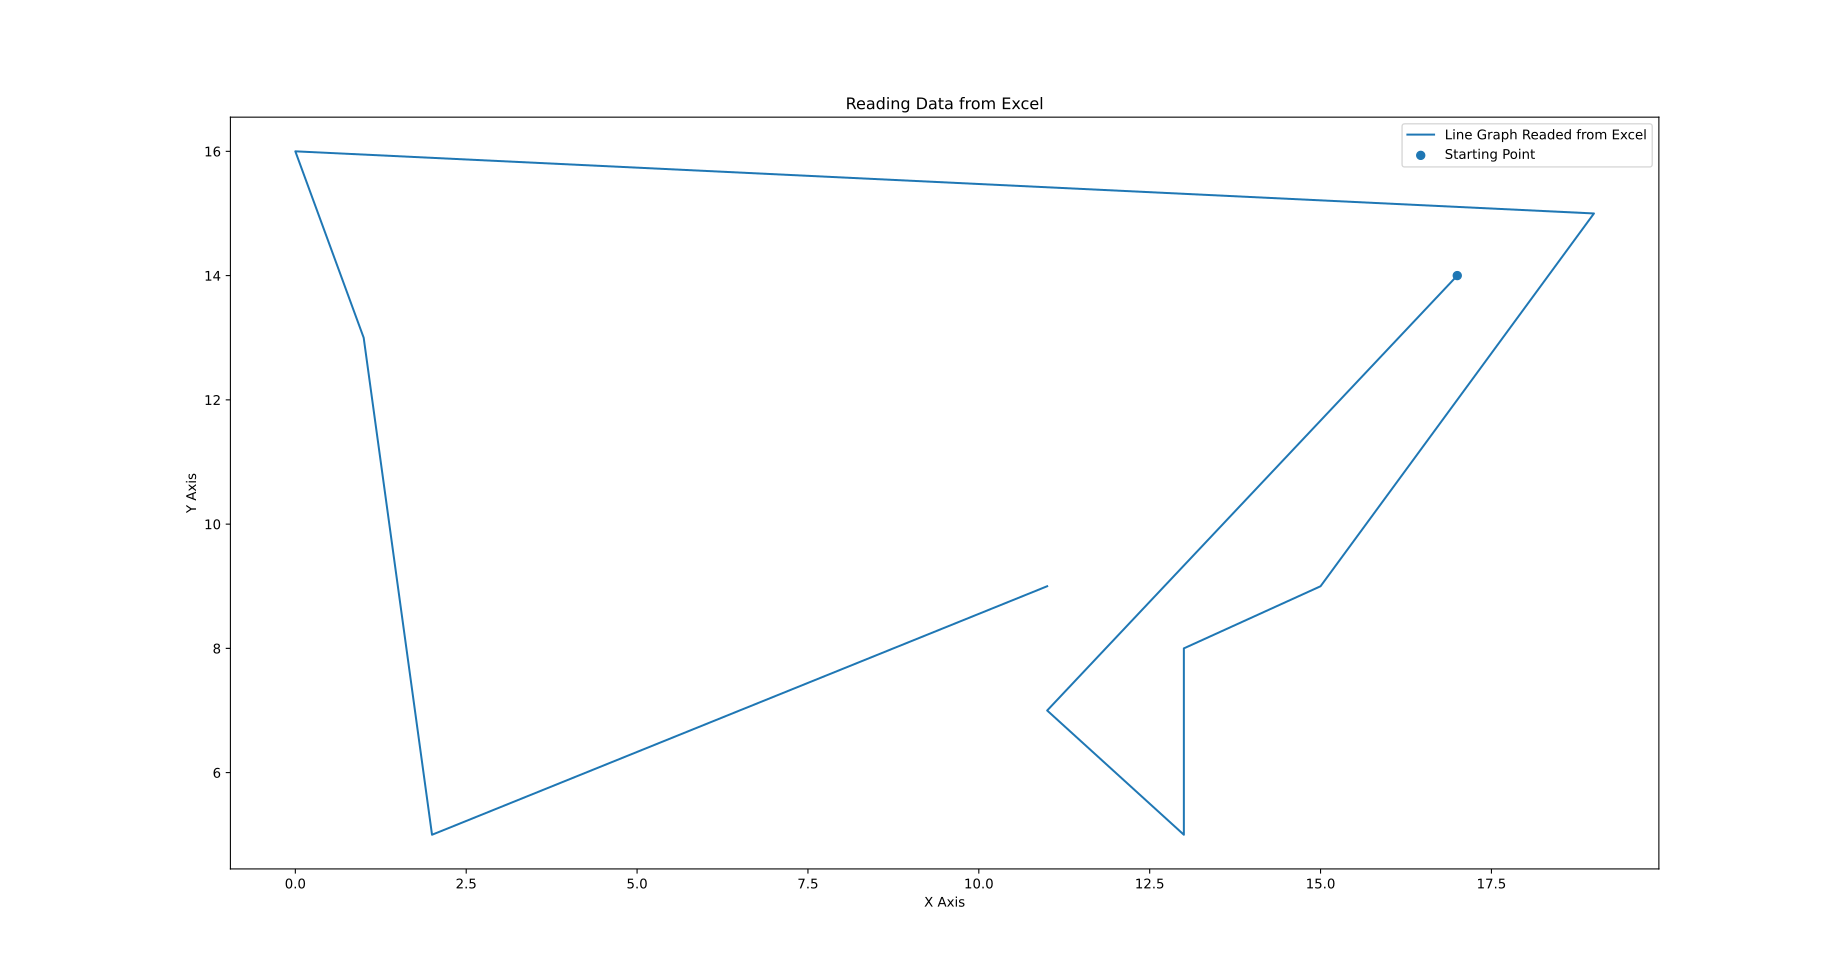

Here is the Python script that generated this plot:
# Date 17-06-2021

import matplotlib.pyplot as plt
import pandas as pd

# * array([[17, 11, 13, 13, 15, 19,  0,  1,  2, 11],
# *        [14,  7,  5,  8,  9, 15, 16, 13,  5,  9]])

data = pd.read_excel('tutorial_7_2.xlsx', 'Sheet1')

plt.plot(data['x axis'], data['y axis'], label='Line Graph Readed from Excel')
plt.scatter(data['x axis'][0], data['y axis'][0],
            label='Starting Point')
plt.xlabel('X Axis')
plt.ylabel('Y Axis')
plt.title('Reading Data from Excel')
plt.legend()
plt.show()
